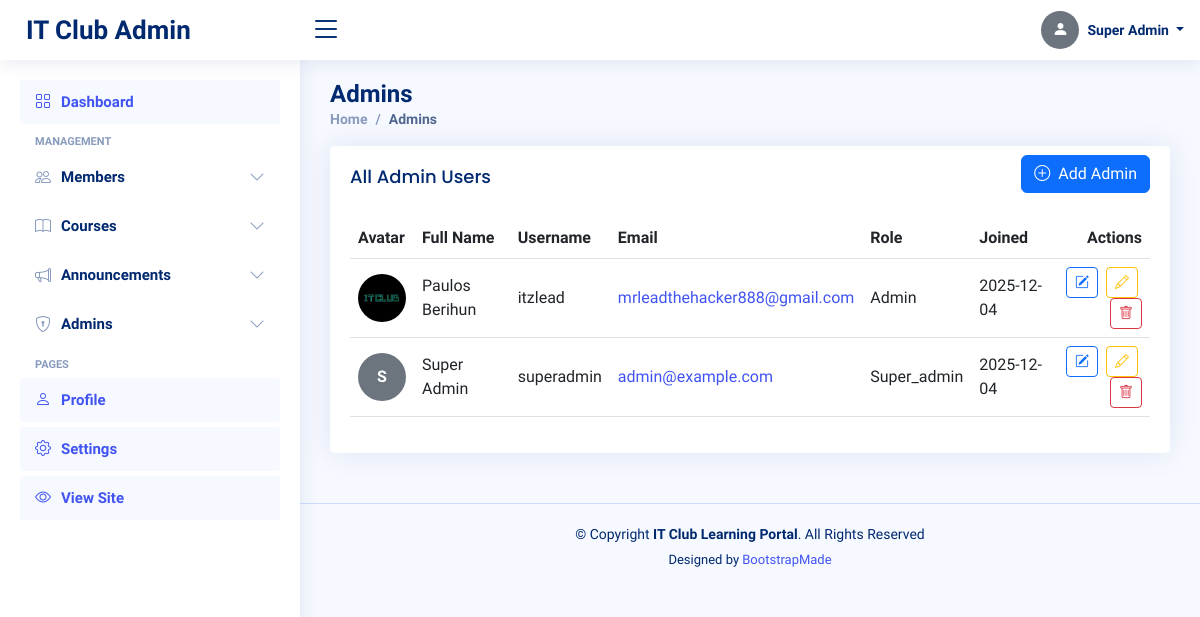
/admin/admins (signed in), run on an earlier commit of the app's database.
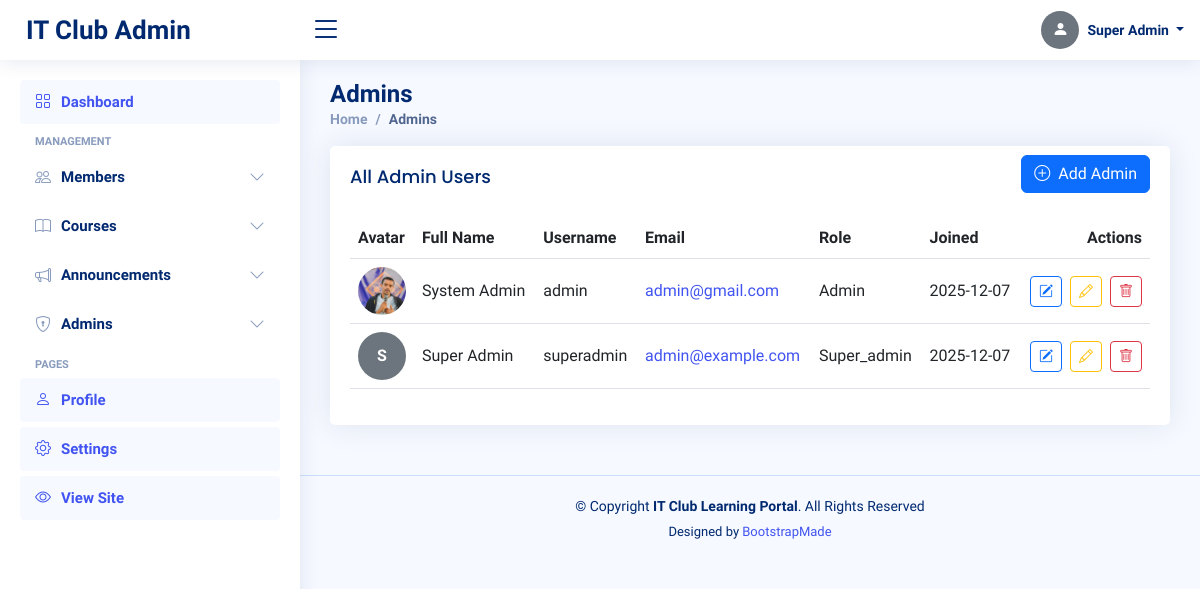
And on a later commit of the database.
### tables this page shows
CREATE TABLE admins (
        id INTEGER PRIMARY KEY AUTOINCREMENT,
        full_name TEXT NOT NULL,
        username TEXT UNIQUE NOT NULL,
        email TEXT UNIQUE NOT NULL,
        password TEXT NOT NULL,
        role TEXT NOT NULL,
        created_at TIMESTAMP DEFAULT CURRENT_TIMESTAMP
    , profile_picture TEXT);

### app.py (the view)
@app.route('/admin/admins')
@admin_required
@super_admin_required
def admin_admins():
    db = get_db()
    admins = db.execute('SELECT * FROM admins ORDER BY role, created_at DESC').fetchall()
    return render_template('admin/admins.html', admins=admins)

### app.py (called while the page is built)
def get_db():
    if 'db' not in g:
        g.db = sqlite3.connect(app.config['DATABASE'])
        g.db.row_factory = sqlite3.Row
    return g.db

def admin_required(f):
    @functools.wraps(f)
    def decorated(*args, **kwargs):
        if 'admin_id' not in session:
            flash('Admin login required.', 'error')
            return redirect(url_for('admin_login'))
        return f(*args, **kwargs)
    return decorated

def super_admin_required(f):
    @functools.wraps(f)
    def decorated(*args, **kwargs):
        if 'admin_id' not in session or session.get('admin_role') != 'super_admin':
            flash('Super admin access required.', 'error')
            return redirect(url_for('admin_dashboard'))
        return f(*args, **kwargs)
    return decorated

### templates/admin/admins.html (shortened to what this page needs)
<!DOCTYPE html>
<html lang="en">
<head>
  <link href="{{ url_for('static', filename='vendor/bootstrap/css/bootstrap.min.css') }}" rel="stylesheet">
  <link href="{{ url_for('static', filename='vendor/bootstrap-icons/bootstrap-icons.css') }}" rel="stylesheet">
  <link href="{{ url_for('static', filename='vendor/boxicons/css/boxicons.min.css') }}" rel="stylesheet">
  <link href="{{ url_for('static', filename='vendor/quill/quill.snow.css') }}" rel="stylesheet">
  <link href="{{ url_for('static', filename='vendor/quill/quill.bubble.css') }}" rel="stylesheet">
  <link href="{{ url_for('static', filename='vendor/remixicon/remixicon.css') }}" rel="stylesheet">
  <link href="{{ url_for('static', filename='vendor/simple-datatables/style.css') }}" rel="stylesheet">
  <link href="{{ url_for('static', filename='css/style.css') }}" rel="stylesheet">
</head>
<body>
  <header id="header" class="header fixed-top d-flex align-items-center">
    <div class="d-flex align-items-center justify-content-between">
      <a href="{{ url_for('admin_dashboard') }}" class="logo d-flex align-items-center">
        <span class="d-none d-lg-block">IT Club Admin</span>
      </a>
      <i class="bi bi-list toggle-sidebar-btn"></i>
    </div>
    <nav class="header-nav ms-auto">
      <ul class="d-flex align-items-center">
        <li class="nav-item dropdown pe-3">
          <a class="nav-link nav-profile d-flex align-items-center pe-0" href="#" data-bs-toggle="dropdown">
            {% set _avatar_src = None %}
            {% if admin and admin.profile_picture %}
              {% if admin.profile_picture.startswith('http') or admin.profile_picture.startswith('/') %}
                {% set _avatar_src = admin.profile_picture %}
              {% else %}
                {% set _avatar_src = url_for('static', filename=admin.profile_picture) %}
              {% endif %}
            {% endif %}
            {% if _avatar_src %}
              <img src="{{ _avatar_src }}" alt="Profile" class="rounded-circle">
            {% else %}
              <div class="rounded-circle bg-secondary d-flex align-items-center justify-content-center" style="width:38px;height:38px;">
                <i class="bi bi-person-fill text-white"></i>
              </div>
            {% endif %}
            <span class="d-none d-md-block dropdown-toggle ps-2">
              {{ admin.full_name if admin and admin.full_name else session.get('admin_name', 'Admin') }}
            </span>
          </a>
        </li>
      </ul>
    </nav>
  </header>
  <aside id="sidebar" class="sidebar">
    <ul class="sidebar-nav" id="sidebar-nav">
      <li class="nav-item">
        <a class="nav-link active" href="{{ url_for('admin_dashboard') }}">
          <i class="bi bi-grid"></i>
          <span>Dashboard</span>
        </a>
      </li>
      <li class="nav-heading">Management</li>
      <li class="nav-item">
        <a class="nav-link collapsed" data-bs-target="#members-nav" data-bs-toggle="collapse" href="#">
          <i class="bi bi-people"></i><span>Members</span><i class="bi bi-chevron-down ms-auto"></i>
        </a>
      </li>
      <li class="nav-item">
        <a class="nav-link collapsed" data-bs-target="#courses-nav" data-bs-toggle="collapse" href="#">
          <i class="bi bi-book"></i><span>Courses</span><i class="bi bi-chevron-down ms-auto"></i>
        </a>
      </li>
      <li class="nav-item">
        <a class="nav-link collapsed" data-bs-target="#announcements-nav" data-bs-toggle="collapse" href="#">
          <i class="bi bi-megaphone"></i><span>Announcements</span><i class="bi bi-chevron-down ms-auto"></i>
        </a>
      </li>
      {% if session.get('admin_role') == 'super_admin' %}
      <li class="nav-item">
        <a class="nav-link collapsed" data-bs-target="#admins-nav" data-bs-toggle="collapse" href="#">
          <i class="bi bi-shield-lock"></i><span>Admins</span><i class="bi bi-chevron-down ms-auto"></i>
        </a>
      </li>
      {% endif %}
      <li class="nav-heading">Pages</li>
      <li class="nav-item">
        <a class="nav-link" href="{{ url_for('admin_profile') }}">
          <i class="bi bi-person"></i>
          <span>Profile</span>
        </a>
      </li>
      <li class="nav-item">
        <a class="nav-link" href="{{ url_for('admin_settings') }}">
          <i class="bi bi-gear"></i>
          <span>Settings</span>
        </a>
      </li>
      <li class="nav-item">
        <a class="nav-link" href="{{ url_for('index') }}" target="_blank">
          <i class="bi bi-eye"></i>
          <span>View Site</span>
        </a>
      </li>
    </ul>
  </aside>
<main id="main" class="main">
  <div class="pagetitle">
    <h1>Admins</h1>
    <nav>
      <ol class="breadcrumb">
        <li class="breadcrumb-item"><a href="{{ url_for('admin_dashboard') }}">Home</a></li>
        <li class="breadcrumb-item active">Admins</li>
      </ol>
    </nav>
  </div>
  <section class="section">
    <div class="card">
      <div class="card-body">
        <div class="d-flex justify-content-between align-items-center mb-3">
          <h5 class="card-title mb-0">All Admin Users</h5>
          <a href="{{ url_for('add_admin') }}" class="btn btn-primary"><i class="bi bi-plus-circle me-1"></i> Add Admin</a>
        </div>
        {% if admins %}
        <div class="table-responsive">
          <table class="table table-hover align-middle">
            <thead>
              <tr>
                <th>Avatar</th>
                <th>Full Name</th>
                <th>Username</th>
                <th>Email</th>
                <th>Role</th>
                <th>Joined</th>
                <th class="text-end">Actions</th>
              </tr>
            </thead>
            <tbody>
              {% for a in admins %}
              <tr>
                <td style="width:64px;">
                  {% set _src = None %}
                  {% if a.profile_picture %}
                    {% if a.profile_picture.startswith('http') or a.profile_picture.startswith('/') %}
                      {% set _src = a.profile_picture %}
                    {% else %}
                      {% set _src = url_for('static', filename=a.profile_picture) %}
                    {% endif %}
                  {% endif %}
                  {% if _src %}
                    <img src="{{ _src }}" alt="avatar" class="rounded-circle" style="width:48px;height:48px;object-fit:cover;">
                  {% else %}
                    <div class="rounded-circle bg-secondary d-flex align-items-center justify-content-center" style="width:48px;height:48px;">
                      <span class="text-white fw-bold">{{ a.full_name[0]|upper if a.full_name else '?' }}</span>
                    </div>
                  {% endif %}
                </td>
                <td>{{ a.full_name }}</td>
                <td>{{ a.username }}</td>
                <td><a href="mailto:{{ a.email }}">{{ a.email }}</a></td>
                <td>{{ a.role|title }}</td>
                <td>{{ a.created_at[:10] if a.created_at else 'N/A' }}</td>
                <td class="text-end">
                  <a href="{{ url_for('edit_admin', admin_id=a.id) }}" class="btn btn-sm btn-outline-primary me-1" title="Edit"><i class="bi bi-pencil-square"></i></a>
                  <a href="{{ url_for('edit_admin', admin_id=a.id) }}" class="btn btn-sm btn-outline-warning me-1" title="Edit"><i class="bi bi-pencil"></i></a>
                  <form action="{{ url_for('delete_admin', admin_id=a.id) }}" method="post" style="display:inline" onsubmit="return confirm('Delete this admin?');">
                    <button type="submit" class="btn btn-sm btn-outline-danger" title="Delete"><i class="bi bi-trash"></i></button>
                  </form>
                </td>
              </tr>
              {% endfor %}
            </tbody>
          </table>
        </div>
        {% else %}
          <div class="text-center py-4">
            <i class="bi bi-shield-lock display-4 text-muted"></i>
            <p class="text-muted mt-2">No admin users found.</p>
            <a href="{{ url_for('add_admin') }}" class="btn btn-primary">Create first admin</a>
          </div>
        {% endif %}
      </div>
    </div>
  </section>
</main>
  <footer id="footer" class="footer">
    <div class="copyright">
      &copy; Copyright <strong><span>IT Club Learning Portal</span></strong>. All Rights Reserved
    </div>
    <div class="credits">
      Designed by <a href="https://bootstrapmade.com/">BootstrapMade</a>
    </div>
  </footer>
</body>
</html>

### static/css/style.css (style rules this page uses)
:root { scroll-behavior: smooth; }
body { font-family: "Open Sans", sans-serif; background: #f6f9ff; color: #444444; }
a { color: #4154f1; text-decoration: none; }
h1, h2, h3, h4, h5, h6 { font-family: "Nunito", sans-serif; }
#main { margin-top: 60px; padding: 20px 30px; transition: all 0.3s; }
.pagetitle { margin-bottom: 10px; }
.pagetitle h1 { font-size: 24px; margin-bottom: 0; font-weight: 600; color: #012970; }
.card { margin-bottom: 30px; border: none; border-radius: 5px; box-shadow: 0px 0 30px rgba(1, 41, 112, 0.1); }
.card-title { padding: 20px 0 15px 0; font-size: 18px; font-weight: 500; color: #012970; font-family: "Poppins", sans-serif; }
.card-body { padding: 0 20px 20px 20px; }
.breadcrumb { font-size: 14px; font-family: "Nunito", sans-serif; color: #899bbd; font-weight: 600; }
.breadcrumb a { color: #899bbd; transition: 0.3s; }
.breadcrumb .breadcrumb-item::before { color: #899bbd; }
.breadcrumb .active { color: #51678f; font-weight: 600; }
.logo { line-height: 1; }
@media (min-width: 1200px) { .logo { width: 280px; } }
.logo span { font-size: 26px; font-weight: 700; color: #012970; font-family: "Nunito", sans-serif; }
.header { transition: all 0.5s; z-index: 997; height: 60px; box-shadow: 0px 2px 20px rgba(1, 41, 112, 0.1); background-color: #fff; padding-left: 20px; }
.header .toggle-sidebar-btn { font-size: 32px; padding-left: 10px; cursor: pointer; color: #012970; }
.header-nav ul { list-style: none; }
.header-nav>ul { margin: 0; padding: 0; }
.header-nav .nav-profile { color: #012970; }
.header-nav .nav-profile span { font-size: 14px; font-weight: 600; }
.sidebar { position: fixed; top: 60px; left: 0; bottom: 0; width: 300px; z-index: 996; transition: all 0.3s; padding: 20px; overflow-y: auto; scrollbar-width: thin; scrollbar-color: #aab7cf transparent; box-shadow: 0px 0px 20px rgba(1, 41, 112, 0.1); background-color: #fff; }
@media (min-width: 1200px) { #main, #footer { margin-left: 300px; } }
.sidebar-nav { padding: 0; margin: 0; list-style: none; }
.sidebar-nav li { padding: 0; margin: 0; list-style: none; }
.sidebar-nav .nav-item { margin-bottom: 5px; }
.sidebar-nav .nav-heading { font-size: 11px; text-transform: uppercase; color: #899bbd; font-weight: 600; margin: 10px 0 5px 15px; }
.sidebar-nav .nav-link { display: flex; align-items: center; font-size: 15px; font-weight: 600; color: #4154f1; transition: 0.3; background: #f6f9ff; padding: 10px 15px; border-radius: 4px; }
.sidebar-nav .nav-link i { font-size: 16px; margin-right: 10px; color: #4154f1; }
.sidebar-nav .nav-link.collapsed { color: #012970; background: #fff; }
.sidebar-nav .nav-link.collapsed i { color: #899bbd; }
.sidebar-nav .nav-link .bi-chevron-down { margin-right: 0; transition: transform 0.2s ease-in-out; }
.footer { padding: 20px 0; font-size: 14px; transition: all 0.3s; border-top: 1px solid #cddfff; }
.footer .copyright { text-align: center; color: #012970; }
.footer .credits { padding-top: 5px; text-align: center; font-size: 13px; color: #012970; }

What changed in the data, as far as the page shows it:
removed admins: profile_picture (picture), full_name "Paulos Berihun", username "itzlead", email "mrleadthehacker888@gmail.com", role "Admin", created_at "2025-12-04"
changed admins "Super Admin": created_at "2025-12-04" → "2025-12-07"
added admins: profile_picture (picture), full_name "System Admin", username "admin", email "admin@gmail.com", role "Admin", created_at "2025-12-07"
